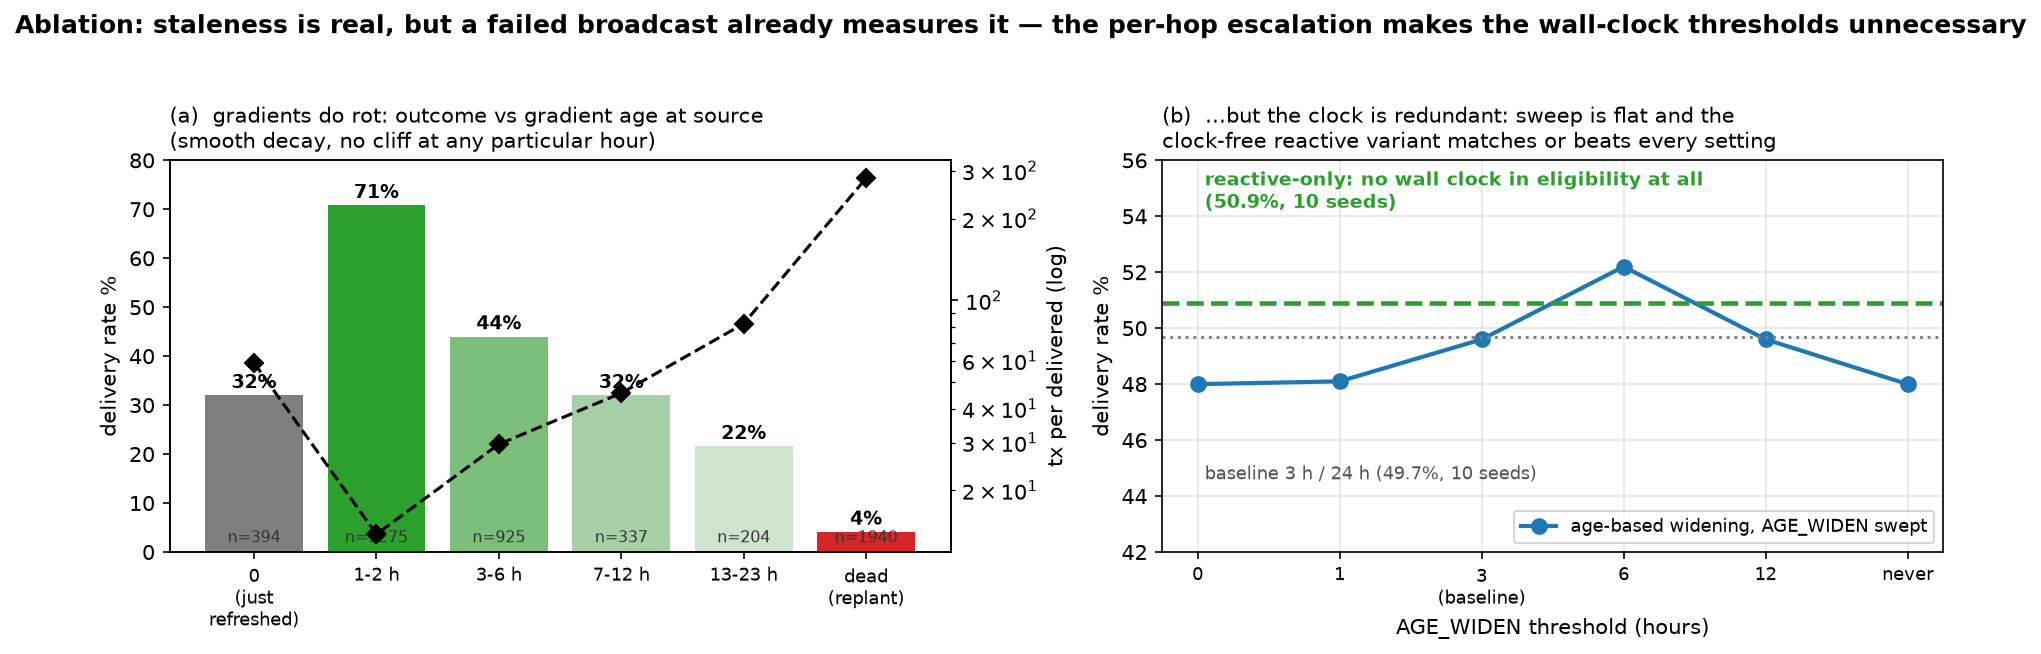

Recreate this plot in Python.
"""Ablation figure: gradient hazard curve + threshold (in)sensitivity."""
import matplotlib
matplotlib.use("Agg")
import matplotlib.pyplot as plt

GREEN = "#2ca02c"
GRAY = "#7f7f7f"
RED = "#d62728"
BLUE = "#1f77b4"

fig, (ax1, ax2) = plt.subplots(1, 2, figsize=(12.6, 4.2))

# ---- (a) hazard: outcome vs gradient age at source (baseline 3/24, 3 seeds) ----
labels = ["0\n(just\nrefreshed)", "1-2 h", "3-6 h", "7-12 h", "13-23 h", "dead\n(replant)"]
dlv = [32.0, 70.8, 44.0, 32.0, 21.6, 4.1]
txd = [58.9, 13.8, 29.6, 45.6, 82.1, 281.7]
sent = [394, 5275, 925, 337, 204, 1940]
x = range(len(labels))
bars = ax1.bar(x, dlv, color=[GRAY, GREEN, "#7bbf7b", "#a8d0a8", "#cfe3cf", RED])
for xi, (d, s) in enumerate(zip(dlv, sent)):
    ax1.text(xi, d + 1.5, f"{d:.0f}%", ha="center", fontsize=9, fontweight="bold")
    ax1.text(xi, 2.0, f"n={s}", ha="center", fontsize=7.5, color="#333")
ax1.set_xticks(list(x))
ax1.set_xticklabels(labels, fontsize=8.5)
ax1.set_ylabel("delivery rate %")
ax1.set_ylim(0, 80)
ax1.set_title("(a)  gradients do rot: outcome vs gradient age at source\n"
              "(smooth decay, no cliff at any particular hour)", fontsize=10, loc="left")
ax12 = ax1.twinx()
ax12.plot(x, txd, "kD--", ms=6)
ax12.set_yscale("log")
ax12.set_ylabel("tx per delivered (log)")

# ---- (b) ...but the wall-clock threshold barely matters ----
widen = [0, 1, 3, 6, 12, 24]
widen_lbl = ["0", "1", "3\n(baseline)", "6", "12", "never"]
w_dlv = [48.0, 48.1, 49.6, 52.2, 49.6, 48.0]
ax2.plot(range(len(widen)), w_dlv, "o-", color=BLUE, lw=2, ms=7,
         label="age-based widening, AGE_WIDEN swept")
ax2.axhline(50.9, color=GREEN, lw=2.2, ls="--")
ax2.text(0.05, 54.3, "reactive-only: no wall clock in eligibility at all\n"
         "(50.9%, 10 seeds)", fontsize=9, color=GREEN, fontweight="bold")
ax2.axhline(49.7, color=GRAY, lw=1.4, ls=":")
ax2.text(0.05, 44.6, "baseline 3 h / 24 h (49.7%, 10 seeds)", fontsize=8.5, color="#555")
ax2.set_xticks(range(len(widen)))
ax2.set_xticklabels(widen_lbl, fontsize=8.5)
ax2.set_xlabel("AGE_WIDEN threshold (hours)")
ax2.set_ylabel("delivery rate %")
ax2.set_ylim(42, 56)
ax2.set_title("(b)  ...but the clock is redundant: sweep is flat and the\n"
              "clock-free reactive variant matches or beats every setting",
              fontsize=10, loc="left")
ax2.legend(fontsize=8.5, loc="lower right")
ax2.grid(alpha=0.3)

fig.suptitle("Ablation: staleness is real, but a failed broadcast already measures it \u2014 "
             "the per-hop escalation makes the wall-clock thresholds unnecessary",
             fontsize=12, fontweight="bold", y=1.03)
fig.tight_layout()
fig.savefig("fig_ablation.png", dpi=150, bbox_inches="tight")
print("wrote fig_ablation.png")
